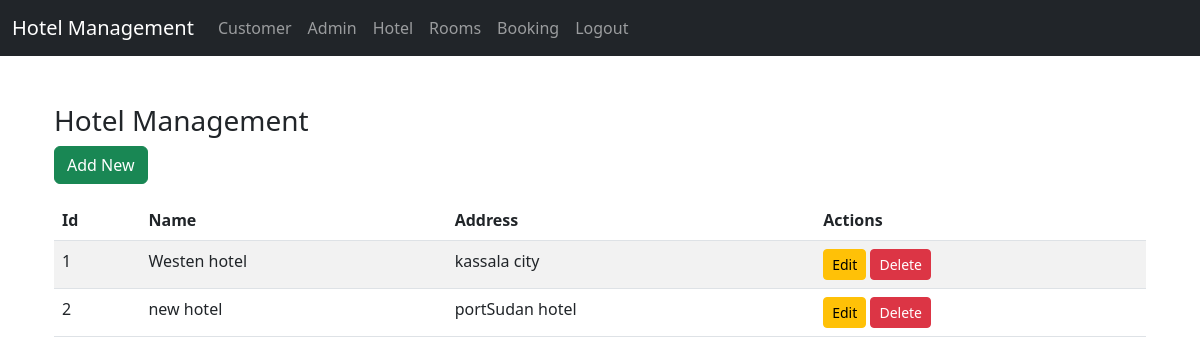
The page /admin/display.php?table=hotel on the database its author committed.
### tables this page shows
CREATE TABLE `hotel` (
  `id` int(10) NOT NULL,
  `Name` varchar(15) NOT NULL,
  `address` varchar(15) NOT NULL
);

### admin/functions.php (the view)
<?php
function displayTable($conn, $tableName, $columns) {
    $sql = "SELECT * FROM $tableName";
    $result = $conn->query($sql);
    echo "<div class='container'>";
    echo "<h3>" . ucfirst($tableName) . " Management</h3>";
    echo "<a href='add.php?table=$tableName' class='btn btn-success mb-3'>Add New</a>";
    echo "<table class='table table-striped'>";
    echo "<thead><tr>";
    foreach ($columns as $column) {
        echo "<th>" . ucfirst($column) . "</th>";
    }
    echo "<th>Actions</th>";
    echo "</tr></thead>";
    echo "<tbody>";
    if ($result->num_rows > 0) {
        while ($row = $result->fetch_assoc()) {
            echo "<tr>";
            foreach ($columns as $column) {
                echo "<td>" . htmlspecialchars($row[$column]) . "</td>";
            }
            echo "<td>";
            echo "<a href='edit.php?table=$tableName&id=" . $row['id'] . "' class='btn btn-warning btn-sm'>Edit</a> ";
            echo "<a href='delete.php?table=$tableName&id=" . $row['id'] . "' class='btn btn-danger btn-sm' onclick=\"return confirm('Are you sure you want to delete this record?');\">Delete</a>";
            echo "</td>";
            echo "</tr>";
        }
    } else {
        echo "<tr><td colspan='" . (count($columns) + 1) . "' class='text-center'>No records found.</td></tr>";
    }
    echo "</tbody></table></div>";
}
?>

### rows shown on the page
hotel: id "1", Name "Westen hotel", address "kassala city"
hotel: id "2", Name "new hotel", address "portSudan hotel"

### other values the page prints
$tableName "Hotel"
$column "Id"
$column "Name"
$column "Address"
